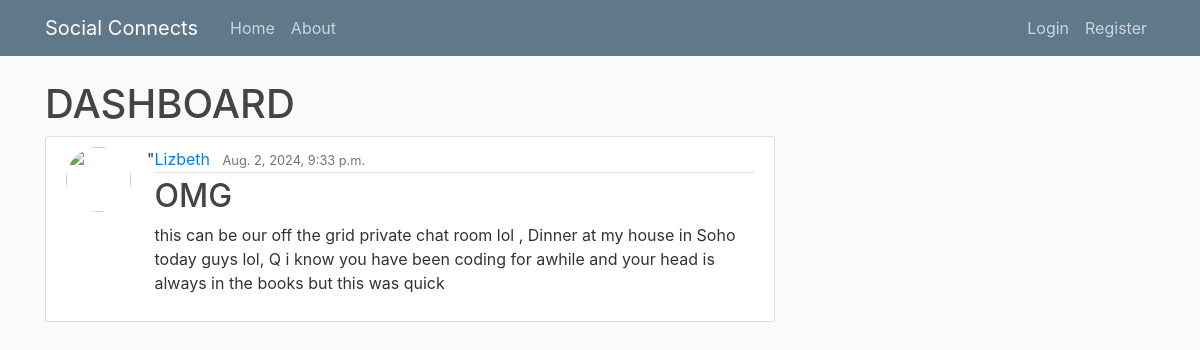
The page /post/22/ on the database its author committed.
### blog/models.py (models this page shows, shortened)
class Post(models.Model):
    title = models.CharField(max_length=100)
    content = models.TextField()
    date_posted = models.DateTimeField(default=timezone.now)
    author = models.ForeignKey(User, on_delete=models.CASCADE)

### blog/views.py (the view)
# urls.py: path('post/<int:pk>/', PostDetailView.as_view(), name="post-detail"),
class PostDetailView(DetailView):
    model = Post

### blog/templates/blog/post_detail.html (shortened to what this page needs)
{% extends "blog/base.html" %}
{% block content%}
<h1>DASHBOARD</h1>
<article class="media content-section">
  <img  class="rounded-circle article-img" src="{{ object.author.profile.url }}"/>"
  <div class="media-body">
    <div class="article-metadata">
      <a class="mr-2" href="{% url 'user-posts' object.author.username %}">{{ object.author }}</a>
      <small class="text-muted">{{ object.date_posted }}</small>
    </div>
    <h2 class="article-title">{{ object.title }}</a></h2>
    <p class="article-content">{{ object.content }}</p>
  </div>
</article>
{% endblock %}

### blog/static/blog/main.css (style rules this page uses)
body { background: #fafafa; color: #333333; margin-top: 5rem; }
h1, h2, h3, h4, h5, h6 { color: #444444; }
.content-section { background: #ffffff; padding: 10px 20px; border: 1px solid #dddddd; border-radius: 3px; margin-bottom: 20px; }
.article-title { color: #444444; }
.article-content { white-space: pre-line; }
.article-img { height: 65px; width: 65px; margin-right: 16px; }
.article-metadata { padding-bottom: 1px; margin-bottom: 4px; border-bottom: 1px solid #e3e3e3 }

### rows shown on the page
Post: author "Lizbeth", date_posted "Aug. 2, 2024, 9:33 p.m.", title "OMG", content "this can be our off the grid private chat room lol , Dinner at my house in Soho today guys lol, Q i know you have been coding for awhile and your head is always in the books but this was quick"
